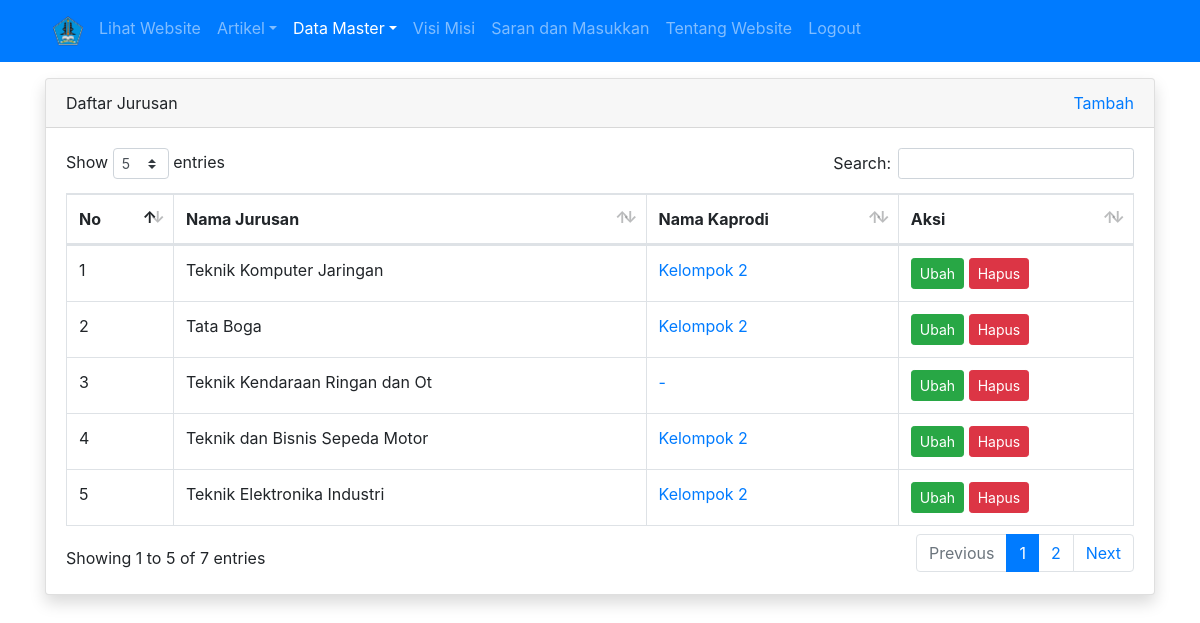
Screenshot of /admin/jurusan/index.php (signed in) with the database file from the repository.
### tables this page shows
CREATE TABLE `tbl_jurusan` (
  `id` int(11) NOT NULL,
  `nama_jurusan` varchar(30) DEFAULT NULL,
  `ka_prodi` int(11) DEFAULT NULL
);

CREATE TABLE `tbl_guru` (
  `id` int(11) NOT NULL,
  `nama` varchar(100) DEFAULT NULL,
  `nip` int(10) DEFAULT NULL,
  `jenis_kelamin` enum('L','P') DEFAULT NULL,
  `no_hp` varchar(12) DEFAULT NULL,
  `tempat_lahir` varchar(50) DEFAULT NULL,
  `tanggal_lahir` date DEFAULT NULL,
  `mata_pelajaran` varchar(50) DEFAULT NULL,
  `alamat` varchar(100) DEFAULT NULL,
  `foto` varchar(100) DEFAULT NULL
);

### admin/jurusan/index.php (the view, shortened to what this page needs)
<?php
require_once '../../koneksi.php';
$query = mysqli_query($koneksi, "SELECT tbl_jurusan.id AS id, tbl_jurusan.nama_jurusan, tbl_jurusan.ka_prodi, tbl_guru.nama, tbl_guru.id AS id_guru FROM tbl_jurusan LEFT JOIN tbl_guru on tbl_jurusan.ka_prodi = tbl_guru.id");
$no = 1;
?>
<!DOCTYPE html>
<html>
<head>
	<link rel="stylesheet" href="../../resources/datatables/datatables.min.css">
	<link rel="stylesheet" href="../../resources/css/bootstrap.min.css">
</head>
<body>
	<?php require_once '../navbar.php'; ?>
	<div class="container mt-3">
		<div class="row">
			<div class="col">
				<div class="card shadow">
					<div class="card-header">
						<div class="clearfix">
							<div class="float-left">
								Daftar Jurusan
							</div>
							<div class="float-right">
								<a href="tambah.php">Tambah</a>
							</div>
						</div>
					</div>
					<div class="card-body">
						<table id="table_id" class="dataTable table table-bordered">
						    <thead>
						        <tr>
						            <th>No</th>
						            <th>Nama Jurusan</th>
						            <th>Nama Kaprodi</th>
						            <th>Aksi</th>
						        </tr>
						    </thead>
						    <tbody>
						        <?php while($row = mysqli_fetch_assoc($query)) : ?>
						        	<tr>
						        		<td><?= $no++ ?></td>
						        		<td><?= $row['nama_jurusan'] ?></td>
						        		<td><a href="../guru/detail.php?id=<?= $row['id_guru'] ?>" target="_blank"><?= isset($row['nama']) ? $row['nama'] : '-' ?></a></td>
						        		<td>
						        			<a href="ubah.php?id=<?= $row['id'] ?>" class="btn btn-success btn-sm">Ubah</a>
											<a href="hapus.php?id=<?= $row['id'] ?>" class="btn btn-danger btn-sm" onclick="return confirm('apakah anda yakin?')">Hapus</a>
						        		</td>
						        	</tr>
								<?php endwhile; ?>
						    </tbody>
						</table>
					</div>
				</div>
			</div>
		</div>
	</div>
</body>
</html>

### rows the page displays
tbl_jurusan: nama_jurusan "Teknik Komputer Jaringan", ka_prodi.nama "Kelompok 2"
tbl_jurusan: nama_jurusan "Tata Boga", ka_prodi.nama "Kelompok 2"
tbl_jurusan: nama_jurusan "Teknik Kendaraan Ringan dan Ot"
tbl_jurusan: nama_jurusan "Teknik dan Bisnis Sepeda Motor", ka_prodi.nama "Kelompok 2"
tbl_jurusan: nama_jurusan "Teknik Elektronika Industri", ka_prodi.nama "Kelompok 2"
